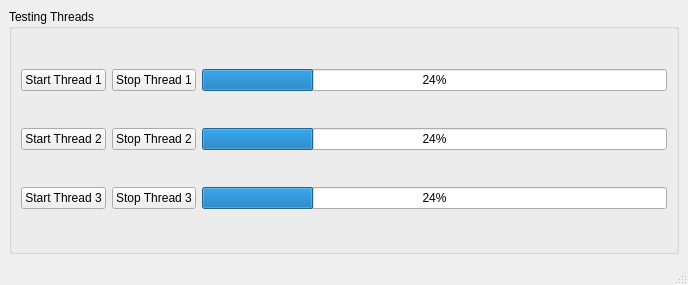
<?xml version="1.0" encoding="UTF-8"?>
<ui version="4.0">
 <class>MainWindow</class>
 <widget class="QMainWindow" name="MainWindow">
  <property name="geometry">
   <rect>
    <x>0</x>
    <y>0</y>
    <width>688</width>
    <height>285</height>
   </rect>
  </property>
  <property name="windowTitle">
   <string>MainWindow</string>
  </property>
  <widget class="QWidget" name="centralwidget">
   <layout class="QGridLayout" name="gridLayout_2">
    <item row="0" column="0">
     <widget class="QGroupBox" name="groupBox">
      <property name="title">
       <string>Testing Threads</string>
      </property>
      <layout class="QGridLayout" name="gridLayout">
       <item row="0" column="0">
        <widget class="QPushButton" name="thread_button_1">
         <property name="text">
          <string>Start Thread 1</string>
         </property>
        </widget>
       </item>
       <item row="0" column="1">
        <widget class="QPushButton" name="stop_thread_button_1">
         <property name="text">
          <string>Stop Thread 1</string>
         </property>
        </widget>
       </item>
       <item row="0" column="2">
        <widget class="QProgressBar" name="thread_bar_1">
         <property name="value">
          <number>24</number>
         </property>
        </widget>
       </item>
       <item row="1" column="2">
        <widget class="QProgressBar" name="thread_bar_2">
         <property name="value">
          <number>24</number>
         </property>
        </widget>
       </item>
       <item row="3" column="2">
        <widget class="QProgressBar" name="thread_bar_3">
         <property name="value">
          <number>24</number>
         </property>
        </widget>
       </item>
       <item row="1" column="0">
        <widget class="QPushButton" name="thread_button_2">
         <property name="text">
          <string>Start Thread 2</string>
         </property>
        </widget>
       </item>
       <item row="1" column="1">
        <widget class="QPushButton" name="stop_thread_button_2">
         <property name="text">
          <string>Stop Thread 2</string>
         </property>
        </widget>
       </item>
       <item row="3" column="0">
        <widget class="QPushButton" name="thread_button_3">
         <property name="text">
          <string>Start Thread 3</string>
         </property>
        </widget>
       </item>
       <item row="3" column="1">
        <widget class="QPushButton" name="stop_thread_button_3">
         <property name="text">
          <string>Stop Thread 3</string>
         </property>
        </widget>
       </item>
      </layout>
     </widget>
    </item>
   </layout>
  </widget>
  <widget class="QMenuBar" name="menubar">
   <property name="geometry">
    <rect>
     <x>0</x>
     <y>0</y>
     <width>688</width>
     <height>21</height>
    </rect>
   </property>
  </widget>
  <widget class="QStatusBar" name="statusbar"/>
 </widget>
 <resources/>
 <connections/>
</ui>
